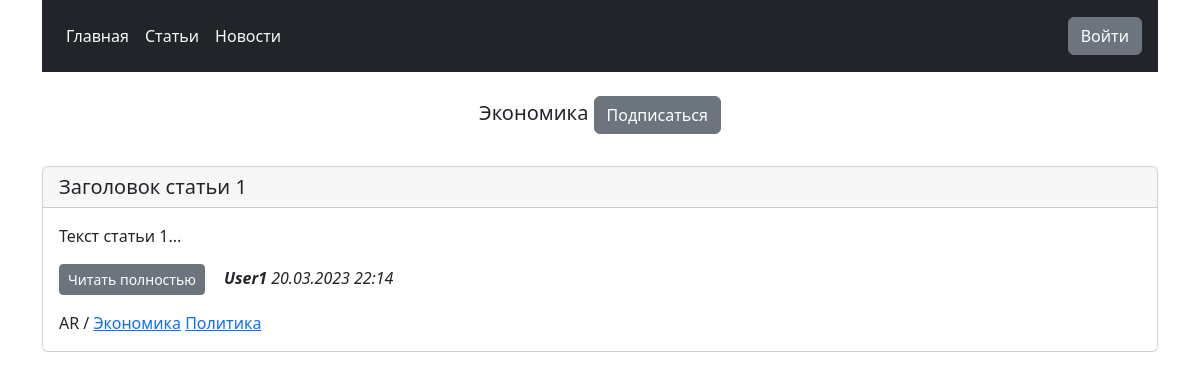
/category/1/, run on an earlier commit of the app's database.
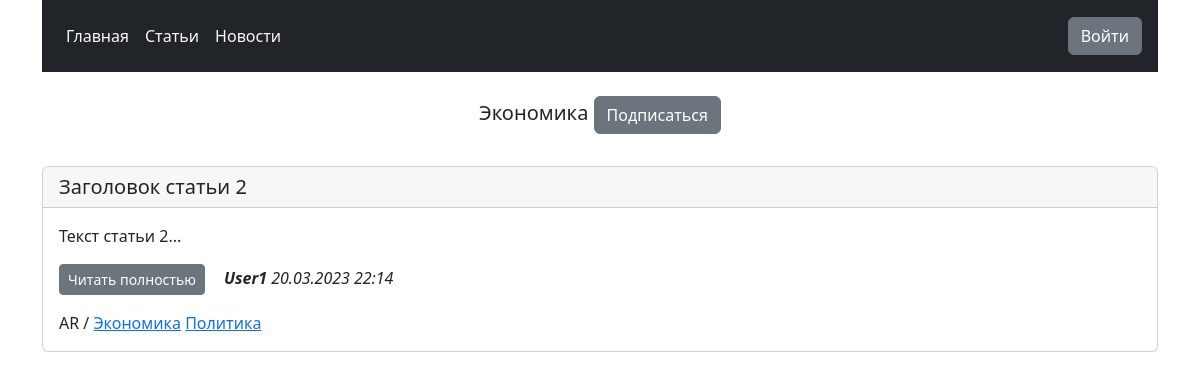
And on a later commit of the database.
### app/models.py (models this page shows, shortened)
class Post(models.Model):
    NEWS = 'NW'
    ARTICLE = 'AR'
    CATEGORY_CHOICES = ((NEWS, 'Новость'), (ARTICLE, 'Статья'))
    type_category = models.CharField(max_length=2, choices=CATEGORY_CHOICES, default=ARTICLE,
                                     verbose_name='Тип категории')
    post_title = models.CharField('Заголовок', max_length=128)
    post_text = models.TextField('Текст', max_length=2048)
    post_author = models.ForeignKey(Author, on_delete=models.CASCADE)
    post_category = models.ManyToManyField(Category, through='PostCategory', verbose_name='Категория')
    post_rating = models.SmallIntegerField(default=0)
    post_date = models.DateTimeField(auto_now_add=True, verbose_name='Дата создания')
    post_date_update = models.DateTimeField(auto_now=True, verbose_name='Дата изменения')
    post_photo = models.ImageField(upload_to="photos/%Y/%m/%d/", blank=True)
    class Meta:
        verbose_name = 'Пост'
        verbose_name_plural = 'Посты'
        ordering = ['-post_date', 'post_title']
    def preview(self):
        return self.post_text[0:350] + '...'
    def get_absolute_url(self):
        return reverse('post', kwargs={'post_id': self.pk})

class Author(models.Model):
    author_user = models.OneToOneField(User, on_delete=models.CASCADE)
    author_rating = models.SmallIntegerField(default=0)
    class Meta:
        verbose_name = 'Автор'
        verbose_name_plural = 'Авторы'

### app/views.py (the view)
# urls.py: path('category/<int:pk>/', CategoryListView.as_view(), name='category'),
class CategoryListView(ListView):
    model = Post
    template_name = 'category.html'
    context_object_name = 'category_news_list'
    def get_queryset(self):
        self.category = get_object_or_404(Category, id=self.kwargs['pk'])
        queryset = Post.objects.filter(post_category=self.category)
        return queryset
    def get_context_data(self,  **kwargs):
        context = super().get_context_data(**kwargs)
        context['is_not_subscriber'] = self.request.user not in self.category.subscribers.all()
        context['category'] = self.category
        return context

### app/models.py (called while the page is built)
    def __str__(self):
        return self.name

### app/templates/app/category.html (shortened to what this page needs)
{% extends 'app/default.html' %}
{% load custom_filters %}
{% block content %}
<br>
{% if is_not_subscriber %}
   <h5 class="text-center"> {{ category }} <a href="{}" class="btn btn-secondary btn"> Подписаться </a></h5>
{% endif %}
<br>
{% for el in category_news_list %}
<div class="card">
    <h5 class="card-header">{{ el.post_title }}</h5>
    <div class="card-body">
        <p class="card-text">{{ el.preview }}</p>
        <p> <a href="{{ el.get_absolute_url }}" class="btn btn-secondary btn-sm">Читать полностью</a>ㅤ
            <em><b>{{ el.post_author.author_user.username}} </b> {{ el.post_date|date:"d.m.Y H:i" }}</em></p>
        {{ el.type_category}} /
        {% for category in el.post_category.all %}
            <a href= "{% url 'category' category.id %}">{{ category }}</a>
        {% endfor %}
    </div>
</div>
{% endfor %}
<br>
{% endblock %}

What changed in the data, as far as the page shows it:
changed Post "AR": post_title "Заголовок статьи 1" → "Заголовок статьи 2"; preview "Текст статьи 1..." → "Текст статьи 2..."
